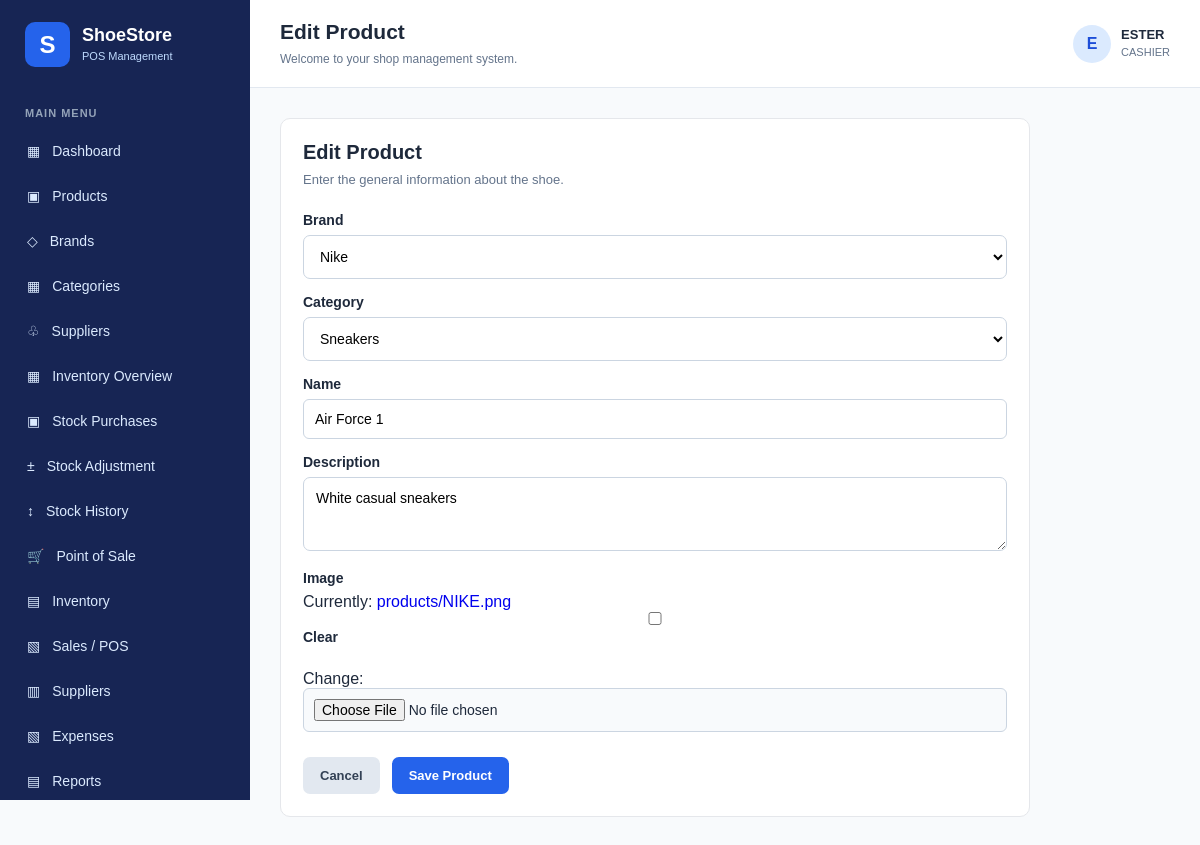
Screenshot of /products/1/edit/ (signed in) with the database file from the repository.
### products/models.py (models this page shows, shortened)
class Product(models.Model):
    brand = models.ForeignKey(
        Brand,
        on_delete=models.PROTECT,
        related_name='products'
    )
    category = models.ForeignKey(
        Category,
        on_delete=models.PROTECT,
        related_name='products'
    )
    name = models.CharField(
        max_length=200
    )
    description = models.TextField(
        blank=True
    )
    image = models.ImageField(
        upload_to='products/',
        blank=True,
        null=True
    )
    created_at = models.DateTimeField(
        auto_now_add=True
    )
    updated_at = models.DateTimeField(
        auto_now=True
    )
    class Meta:
        ordering = ['name']

### products/views.py (the view)
@login_required
def product_edit(request, product_id):
    product = get_object_or_404(
        Product,
        id=product_id
    )
    if request.method == 'POST':
        form = ProductForm(
            request.POST,
            request.FILES,
            instance=product
        )
        if form.is_valid():
            form.save()
            messages.success(
                request,
                'Product updated successfully.'
            )
            return redirect('product_list')
    else:
        form = ProductForm(instance=product)
    return render(
        request,
        'products/product_form.html',
        {
            'form': form,
            'title': 'Edit Product',
        }
    )

### products/forms.py
class ProductForm(forms.ModelForm):
    class Meta:
        model = Product
        fields = [
            'brand',
            'category',
            'name',
            'description',
            'image',
        ]
        widgets = {
            'description': forms.Textarea(
                attrs={'rows': 3}
            ),
        }

### products/models.py (called while the page is built)
    def __str__(self):
        return self.name

    def __str__(self):
        return self.name

### templates/products/product_form.html (shortened to what this page needs)
{% extends 'base.html' %}
{% block page_heading %}{{ title }}{% endblock %}
{% block content %}
<div class="form-card">
    <div class="form-card-header">
        <h2>{{ title }}</h2>
        <p>
            Enter the general information about the shoe.
        </p>
    </div>
    <form method="POST" enctype="multipart/form-data">
        {% for field in form %}
            <div class="form-group">
                <label for="{{ field.id_for_label }}">
                    {{ field.label }}
                </label>
                {{ field }}
            </div>
        {% endfor %}
        <div class="form-actions">
            <a href="{% url 'product_list' %}" class="cancel-button">
                Cancel
            </a>
            <button type="submit" class="primary-button">
                Save Product
            </button>
        </div>
    </form>
</div>
{% endblock %}

### templates/base.html (shortened to what this page needs)
{% load static %}
<!DOCTYPE html>
<html lang="en">
<head>
    <link rel="stylesheet" href="{% static 'css/style.css' %}">
</head>
<body class="app-body">
    <aside class="sidebar">
        <div class="sidebar-brand">
            <div class="brand-icon">S</div>
            <div>
                <h2>ShoeStore</h2>
                <small>POS Management</small>
            </div>
        </div>
        <div class="sidebar-section">
            MAIN MENU
        </div>
        <nav class="sidebar-nav">
            <a href="{% url 'dashboard' %}" class="nav-link">
                <span>▦</span> Dashboard
            </a>
            <a href="{% url 'product_list' %}" class="nav-link">
    <span>▣</span> Products
</a>
            <a href="{% url 'brand_list' %}" class="nav-link">
    <span>◇</span> Brands
</a>
<a href="{% url 'category_list' %}" class="nav-link">
    <span>▦</span> Categories
</a>
        <a href="{% url 'supplier_list' %}" class="nav-link">
    <span>♧</span> Suppliers
</a>
<a href="{% url 'inventory_dashboard' %}" class="nav-link">
    <span>▦</span> Inventory Overview
</a>
<a href="{% url 'purchase_list' %}" class="nav-link">
    <span>▣</span> Stock Purchases
</a>
<a href="{% url 'stock_adjustment' %}" class="nav-link">
    <span>±</span> Stock Adjustment
</a>
<a href="{% url 'stock_movement_list' %}" class="nav-link">
    <span>↕</span> Stock History
</a>
<a href="{% url 'pos' %}" class="nav-link">
    <span>🛒</span> Point of Sale
</a>
            <a href="#" class="nav-link">
                <span>▤</span> Inventory
            </a>
            <a href="#" class="nav-link">
                <span>▧</span> Sales / POS
            </a>
            <a href="#" class="nav-link">
                <span>▥</span> Suppliers
            </a>
            <a href="#" class="nav-link">
                <span>▧</span> Expenses
            </a>
            <a href="#" class="nav-link">
                <span>▤</span> Reports
            </a>
        </nav>
    </aside>
    <main class="main-content">
        <header class="topbar">
            <div>
                <h3>{% block page_heading %}Dashboard{% endblock %}</h3>
                <small>Welcome to your shop management system.</small>
            </div>
            <div class="user-info">
                <div class="user-avatar">
                    {{ request.user.username|first|upper }}
                </div>
                <div>
                    <strong>{{ request.user.username }}</strong>
                    <small>{{ role|default:"CASHIER" }}</small>
                </div>
            </div>
        </header>
        <section class="page-content">
    {% block content %}
    {% endblock %}
</section>
    </main>
</body>
</html>

### static/css/style.css (style rules this page uses)
* { margin: 0; padding: 0; box-sizing: border-box; }
body { font-family: Arial, Helvetica, sans-serif; color: #1e293b; }
a { text-decoration: none; }
.brand-icon { width: 45px; height: 45px; display: flex; align-items: center; justify-content: center; background: #2563eb; color: white; border-radius: 10px; font-size: 24px; font-weight: bold; }
.form-group { margin-bottom: 18px; }
.form-group label { display: block; margin-bottom: 8px; font-weight: 600; font-size: 14px; }
.form-group input { width: 100%; padding: 12px; border: 1px solid #cbd5e1; border-radius: 7px; outline: none; font-size: 14px; }
.app-body { min-height: 100vh; background: #f8fafc; }
.sidebar { width: 250px; height: 100vh; position: fixed; top: 0; left: 0; background: #172554; color: white; padding: 22px 15px; overflow-y: auto; }
.sidebar-brand { display: flex; align-items: center; gap: 12px; margin-bottom: 40px; padding-left: 10px; }
.sidebar-brand h2 { font-size: 18px; }
.sidebar-brand small { color: #bfdbfe; font-size: 11px; }
.sidebar-section { color: #94a3b8; font-size: 11px; font-weight: bold; margin: 25px 10px 12px; letter-spacing: 1px; }
.sidebar-nav { display: flex; flex-direction: column; gap: 5px; }
.nav-link, .logout-link { display: flex; align-items: center; gap: 12px; padding: 12px; color: #dbeafe; border-radius: 7px; font-size: 14px; }
.main-content { margin-left: 250px; min-height: 100vh; }
.topbar { background: white; padding: 20px 30px; display: flex; align-items: center; justify-content: space-between; border-bottom: 1px solid #e2e8f0; }
.topbar h3 { font-size: 21px; margin-bottom: 5px; }
.topbar small { color: #64748b; font-size: 12px; }
.user-info { display: flex; align-items: center; gap: 10px; }
.user-avatar { width: 38px; height: 38px; display: flex; align-items: center; justify-content: center; border-radius: 50%; background: #dbeafe; color: #1d4ed8; font-weight: bold; }
.user-info strong { display: block; font-size: 13px; }
.user-info small { font-size: 11px; }
.page-content { padding: 30px; }
.form-card { background: white; max-width: 750px; padding: 28px; border: 1px solid #e2e8f0; border-radius: 10px; }
.form-card-header { margin-bottom: 25px; }
.form-card-header h2, .form-card>h2 { font-size: 20px; margin-bottom: 8px; }
.form-card-header p { color: #64748b; font-size: 13px; }
.form-group select, .form-group textarea { width: 100%; padding: 12px; border: 1px solid #cbd5e1; border-radius: 7px; background: white; font-family: inherit; font-size: 14px; }
.form-group textarea { resize: vertical; }
.form-group input[type="file"] { padding: 10px; background: #f8fafc; }
.form-actions { display: flex; gap: 12px; margin-top: 25px; }
.primary-button, .cancel-button { display: inline-block; padding: 11px 17px; border: none; border-radius: 7px; background: #2563eb; color: white; font-size: 13px; font-weight: bold; cursor: pointer; font-family: inherit; }
.cancel-button { background: #e2e8f0; color: #334155; }
.form-card { background: #ffffff; border: 1px solid #e5e7eb; border-radius: 10px; padding: 22px; margin-bottom: 20px; }
.form-group { margin-bottom: 15px; }
.form-group label { display: block; margin-bottom: 7px; font-weight: 600; font-size: 14px; }
.form-group input { width: 100%; box-sizing: border-box; padding: 11px; border: 1px solid #cbd5e1; border-radius: 6px; }

### rows the page displays
Product: form "Nike" "Sneakers" "Air Force 1" "White casual sneakers"

### other values shown
{{ title }} "Edit Product"
{{ request.user.username|first|upper }} "E"
{{ request.user.username }} "ESTER"
{{ role|default:"CASHIER" }} "CASHIER"
{{ field.label }} "Brand" "Category" "Name" "Description" "Image"
